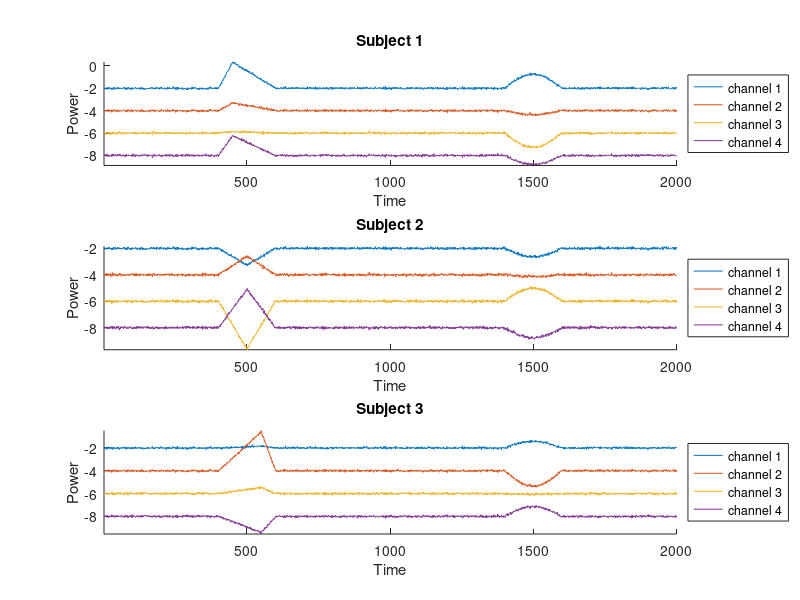

MATLAB code for this plot: (Note: this script raises an error after producing the figure.)
% This is an illustration of how ISCCA works.
%
% In this illustration,a 4-channel recording was simulated for 3 subjects. Each recording 
% is a mixture of an early response,a late response, and white noise. 
%
% The late response has the same waveform across subjects and is captured by the first ISCCA
% component. The waveform of the early response slightly varies across subjects and is captured 
% by the second ISCCA component. The noise signal is captured by the 3rd and the 4th ISCCA 
% components. The early response is simulated by a sawtooth signal. Its phase is identical within
% each subject across channels but varies across subjects. Both the early and the late responses 
% have random polarity and amplitude in each channel.

% In this illustration, since the data have only 4 channels, the DSS dimension reduction step is
% omitted and the mCCA is applied to the 4-channel data directly.

clear;clc;close all;
% load simulated neural signals X, which is (channel x time x subject)
% and is generated by simulate_neural_signals.m
load neural_signals
nsubj = 3; % 3 subjects
nch = 4; % 4 channels

% plot the simulated neural signal waveforms
figure(1);
for subj =1:nsubj
    subplot(nsubj,1,subj);hold on
    for channel=1:nch
      % display each channel with an offset
      plot(squeeze(X(channel,:,subj))'-2*channel);
    end
    axis tight;
%     ylim([-1 7]);
    title(['Subject ' num2str(subj)]);
    xlabel('Time');
    ylabel('Power');
    legend('channel 1','channel 2','channel 3','channel 4','Location','eastoutside');
end

% The ISCCA spatial filter is calculated and applyed to the simulated data
isc_count = 4; % retain 4 ISCCA components
W=msetcca0(X,isc_count);  % derive ISCCA matrix
for plotindex=1:isc_count % apply ISCCA to the data
    W0=real(W(:,plotindex,:));
    for subj=1:size(X,3)
        TX(:,subj)=X(:,:,subj)'*W0(:,:,subj);
    end
    % ISC_data contains the ISCCA component (time x subject x component)
    ISC_data(:,:,plotindex) = TX; 
end

% plot ISCCA components
figure(2);
for subj =1:nsubj
    subplot(nsubj,1,subj);hold on
    for channel=1:nch
      plot(zscore(squeeze(ISC_data(:,subj,channel))')+channel-10*channel);
    end
    axis tight;
    title(['subject ' num2str(subj)]);
    xlabel('Time');
    ylabel('Power');
    legend('component 1','component 2','component 3','component 4','Location','eastoutside');
end

